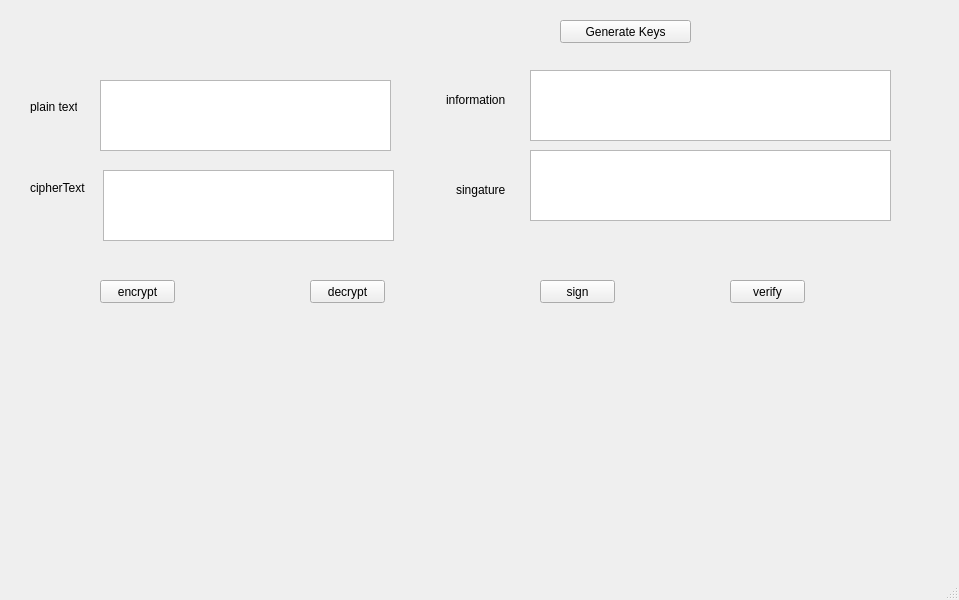
<?xml version="1.0" encoding="UTF-8"?>
<ui version="4.0">
 <class>MainWindow</class>
 <widget class="QMainWindow" name="MainWindow">
  <property name="geometry">
   <rect>
    <x>0</x>
    <y>0</y>
    <width>959</width>
    <height>600</height>
   </rect>
  </property>
  <property name="windowTitle">
   <string>MainWindow</string>
  </property>
  <widget class="QWidget" name="centralwidget">
   <widget class="QPlainTextEdit" name="txt_plain_text">
    <property name="geometry">
     <rect>
      <x>100</x>
      <y>80</y>
      <width>291</width>
      <height>71</height>
     </rect>
    </property>
   </widget>
   <widget class="QPlainTextEdit" name="txt_cipher_text">
    <property name="geometry">
     <rect>
      <x>103</x>
      <y>170</y>
      <width>291</width>
      <height>71</height>
     </rect>
    </property>
   </widget>
   <widget class="QPlainTextEdit" name="txt_info">
    <property name="geometry">
     <rect>
      <x>530</x>
      <y>70</y>
      <width>361</width>
      <height>71</height>
     </rect>
    </property>
   </widget>
   <widget class="QPlainTextEdit" name="txt_sign">
    <property name="geometry">
     <rect>
      <x>530</x>
      <y>150</y>
      <width>361</width>
      <height>71</height>
     </rect>
    </property>
   </widget>
   <widget class="QLabel" name="label">
    <property name="geometry">
     <rect>
      <x>30</x>
      <y>100</y>
      <width>47</width>
      <height>13</height>
     </rect>
    </property>
    <property name="text">
     <string>plain text</string>
    </property>
   </widget>
   <widget class="QLabel" name="label_2">
    <property name="geometry">
     <rect>
      <x>30</x>
      <y>180</y>
      <width>81</width>
      <height>16</height>
     </rect>
    </property>
    <property name="text">
     <string>cipherText</string>
    </property>
   </widget>
   <widget class="QLabel" name="label_3">
    <property name="geometry">
     <rect>
      <x>446</x>
      <y>90</y>
      <width>61</width>
      <height>20</height>
     </rect>
    </property>
    <property name="text">
     <string>information</string>
    </property>
   </widget>
   <widget class="QLabel" name="label_4">
    <property name="geometry">
     <rect>
      <x>456</x>
      <y>180</y>
      <width>51</width>
      <height>20</height>
     </rect>
    </property>
    <property name="text">
     <string>singature</string>
    </property>
   </widget>
   <widget class="QPushButton" name="btn_encrypt">
    <property name="geometry">
     <rect>
      <x>100</x>
      <y>280</y>
      <width>75</width>
      <height>23</height>
     </rect>
    </property>
    <property name="text">
     <string>encrypt</string>
    </property>
   </widget>
   <widget class="QPushButton" name="btn_decrypt">
    <property name="geometry">
     <rect>
      <x>310</x>
      <y>280</y>
      <width>75</width>
      <height>23</height>
     </rect>
    </property>
    <property name="text">
     <string>decrypt</string>
    </property>
   </widget>
   <widget class="QPushButton" name="btn_sign">
    <property name="geometry">
     <rect>
      <x>540</x>
      <y>280</y>
      <width>75</width>
      <height>23</height>
     </rect>
    </property>
    <property name="text">
     <string>sign</string>
    </property>
   </widget>
   <widget class="QPushButton" name="btn_verify">
    <property name="geometry">
     <rect>
      <x>730</x>
      <y>280</y>
      <width>75</width>
      <height>23</height>
     </rect>
    </property>
    <property name="text">
     <string>verify</string>
    </property>
   </widget>
   <widget class="QPushButton" name="btn_gen_keys">
    <property name="geometry">
     <rect>
      <x>560</x>
      <y>20</y>
      <width>131</width>
      <height>23</height>
     </rect>
    </property>
    <property name="text">
     <string>Generate Keys</string>
    </property>
   </widget>
  </widget>
  <widget class="QMenuBar" name="menubar">
   <property name="geometry">
    <rect>
     <x>0</x>
     <y>0</y>
     <width>959</width>
     <height>21</height>
    </rect>
   </property>
  </widget>
  <widget class="QStatusBar" name="statusbar"/>
 </widget>
 <resources/>
 <connections/>
</ui>
